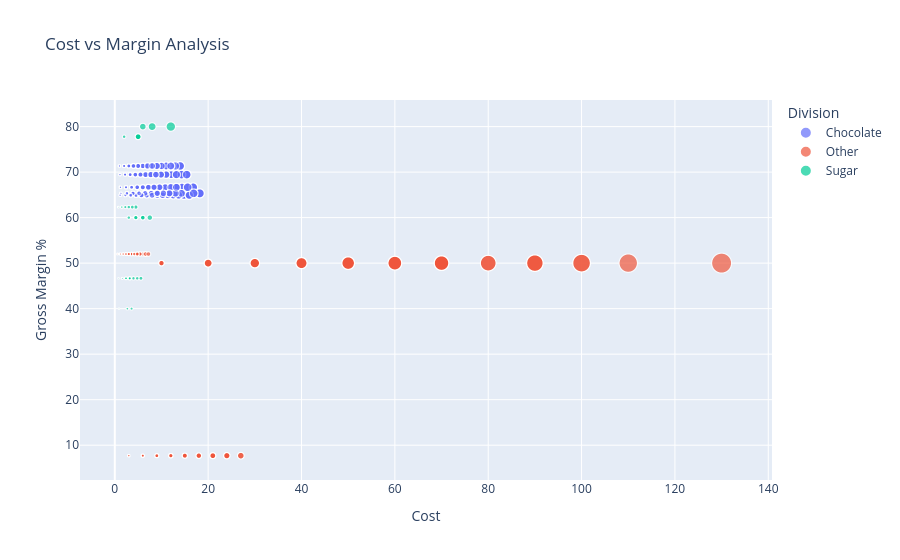

The code cell stored with this chart in its notebook:
### Code cell
fig = px.scatter(
    df,
    x='Cost',
    y='Gross Margin %',
    color='Division',
    size='Sales',
    hover_data=['Product Name'],
    title='Cost vs Margin Analysis'
)

fig.show()

### Figure 1 — Plotly figure (JSON) as saved in the notebook; plotly's stock layout.template omitted (floating-point values rounded to 4 significant figures; data arrays with more than 128 entries replaced by an {"elided": "..."} marker saying what was removed)
{"data": [{"customdata": {"elided": "9844x1 str values"}, "hovertemplate": "Division=Chocolate<br>Cost=%{x}<br>Gross Margin %=%{y}<br>Sales=%{marker.size}<br>Product Name=%{customdata[0]}<extra></extra>", "legendgroup": "Chocolate", "marker": {"color": "#636efa", "size": {"elided": "9844 float values"}, "sizemode": "area", "sizeref": 0.65, "symbol": "circle"}, "mode": "markers", "name": "Chocolate", "showlegend": true, "type": "scattergl", "x": {"elided": "9844 float values"}, "xaxis": "x", "y": {"elided": "9844 float values"}, "yaxis": "y"}, {"customdata": {"elided": "310x1 str values"}, "hovertemplate": "Division=Other<br>Cost=%{x}<br>Gross Margin %=%{y}<br>Sales=%{marker.size}<br>Product Name=%{customdata[0]}<extra></extra>", "legendgroup": "Other", "marker": {"color": "#EF553B", "size": {"elided": "310 float values"}, "sizemode": "area", "sizeref": 0.65, "symbol": "circle"}, "mode": "markers", "name": "Other", "showlegend": true, "type": "scattergl", "x": {"elided": "310 float values"}, "xaxis": "x", "y": {"elided": "310 float values"}, "yaxis": "y"}, {"customdata": [["Fizzy Lifting Drinks"], ["Laffy Taffy"], ["Fizzy Lifting Drinks"], ["SweeTARTS"], ["Nerds"], ["Nerds"], ["Laffy Taffy"], ["Fizzy Lifting Drinks"], ["Laffy Taffy"], ["SweeTARTS"], ["SweeTARTS"], ["Laffy Taffy"], ["Hair Toffee"], ["Everlasting Gobstopper"], ["Hair Toffee"], ["Fun Dip"], ["Fun Dip"], ["SweeTARTS"], ["Laffy Taffy"], ["SweeTARTS"], ["Everlasting Gobstopper"], ["Fun Dip"], ["SweeTARTS"], ["Laffy Taffy"], ["Fizzy Lifting Drinks"], ["Laffy Taffy"], ["Fizzy Lifting Drinks"], ["Nerds"], ["Fizzy Lifting Drinks"], ["SweeTARTS"], ["Hair Toffee"], ["SweeTARTS"], ["Laffy Taffy"], ["Everlasting Gobstopper"], ["Hair Toffee"], ["SweeTARTS"], ["Laffy Taffy"], ["SweeTARTS"], ["Laffy Taffy"], ["Nerds"]], "hovertemplate": "Division=Sugar<br>Cost=%{x}<br>Gross Margin %=%{y}<br>Sales=%{marker.size}<br>Product Name=%{customdata[0]}<extra></extra>", "legendgroup": "Sugar", "marker": {"color": "#00cc96", "size": [7.5, 11.94, 15.0, 4.5, 3.0, 6.0, 1.99, 11.25, 3.98, 6.0, 4.5, 3.98, 22.5, 40.0, 22.5, 4.5, 1.5, 3.0, 1.99, 4.5, 60.0, 6.0, 9.0, 9.95, 18.75, 1.99, 11.25, 1.5, 15.0, 6.0, 22.5, 10.5, 3.98, 30.0, 9.0, 6.0, 5.97, 7.5, 7.96, 4.5], "sizemode": "area", "sizeref": 0.65, "symbol": "circle"}, "mode": "markers", "name": "Sugar", "showlegend": true, "type": "scattergl", "x": [3.0, 4.5, 6.0, 2.4, 1.6, 3.2, 0.75, 4.5, 1.5, 3.2, 2.4, 1.5, 5.0, 8.0, 5.0, 2.7, 0.9, 1.6, 0.75, 2.4, 12.0, 3.6, 4.8, 3.75, 7.5, 0.75, 4.5, 0.8, 6.0, 3.2, 5.0, 5.6, 1.5, 6.0, 2.0, 3.2, 2.25, 4.0, 3.0, 2.4], "xaxis": "x", "y": [60.0, 62.31, 60.0, 46.67, 46.67, 46.67, 62.31, 60.0, 62.31, 46.67, 46.67, 62.31, 77.78, 80.0, 77.78, 40.0, 40.0, 46.67, 62.31, 46.67, 80.0, 40.0, 46.67, 62.31, 60.0, 62.31, 60.0, 46.67, 60.0, 46.67, 77.78, 46.67, 62.31, 80.0, 77.78, 46.67, 62.31, 46.67, 62.31, 46.67], "yaxis": "y"}], "layout": {"legend": {"itemsizing": "constant", "title": {"text": "Division"}, "tracegroupgap": 0}, "title": {"text": "Cost vs Margin Analysis"}, "xaxis": {"anchor": "y", "domain": [0, 1], "title": {"text": "Cost"}}, "yaxis": {"anchor": "x", "domain": [0, 1], "title": {"text": "Gross Margin %"}}}}
